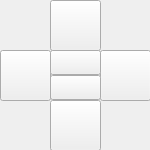
<?xml version="1.0" encoding="UTF-8"?>
<ui version="4.0">
 <class>Form</class>
 <widget class="QWidget" name="Form">
  <property name="geometry">
   <rect>
    <x>0</x>
    <y>0</y>
    <width>150</width>
    <height>150</height>
   </rect>
  </property>
  <property name="windowTitle">
   <string>C-Arm</string>
  </property>
  <widget class="QPushButton" name="tableFrontBtn">
   <property name="geometry">
    <rect>
     <x>50</x>
     <y>0</y>
     <width>51</width>
     <height>51</height>
    </rect>
   </property>
   <property name="text">
    <string/>
   </property>
   <property name="icon">
    <iconset resource="../icones.qrc">
     <normaloff>:/CC/images/c-arm/arrow_up.png</normaloff>:/CC/images/c-arm/arrow_up.png</iconset>
   </property>
   <property name="iconSize">
    <size>
     <width>50</width>
     <height>50</height>
    </size>
   </property>
  </widget>
  <widget class="QPushButton" name="tableBackBtn">
   <property name="geometry">
    <rect>
     <x>50</x>
     <y>100</y>
     <width>51</width>
     <height>51</height>
    </rect>
   </property>
   <property name="text">
    <string/>
   </property>
   <property name="icon">
    <iconset resource="../icones.qrc">
     <normaloff>:/CC/images/c-arm/arrow_down.png</normaloff>:/CC/images/c-arm/arrow_down.png</iconset>
   </property>
   <property name="iconSize">
    <size>
     <width>50</width>
     <height>50</height>
    </size>
   </property>
  </widget>
  <widget class="QPushButton" name="tableRightBtn">
   <property name="geometry">
    <rect>
     <x>100</x>
     <y>50</y>
     <width>51</width>
     <height>51</height>
    </rect>
   </property>
   <property name="sizePolicy">
    <sizepolicy hsizetype="Minimum" vsizetype="Fixed">
     <horstretch>0</horstretch>
     <verstretch>0</verstretch>
    </sizepolicy>
   </property>
   <property name="text">
    <string/>
   </property>
   <property name="icon">
    <iconset resource="../icones.qrc">
     <normaloff>:/CC/images/c-arm/arrow_right.png</normaloff>:/CC/images/c-arm/arrow_right.png</iconset>
   </property>
   <property name="iconSize">
    <size>
     <width>50</width>
     <height>50</height>
    </size>
   </property>
  </widget>
  <widget class="QPushButton" name="tableACWBtn">
   <property name="geometry">
    <rect>
     <x>50</x>
     <y>75</y>
     <width>51</width>
     <height>25</height>
    </rect>
   </property>
   <property name="text">
    <string/>
   </property>
   <property name="icon">
    <iconset resource="../icones.qrc">
     <normaloff>:/CC/images/c-arm/arrow_down.png</normaloff>:/CC/images/c-arm/arrow_down.png</iconset>
   </property>
   <property name="iconSize">
    <size>
     <width>51</width>
     <height>25</height>
    </size>
   </property>
  </widget>
  <widget class="QPushButton" name="tableLeftBtn">
   <property name="geometry">
    <rect>
     <x>0</x>
     <y>50</y>
     <width>51</width>
     <height>51</height>
    </rect>
   </property>
   <property name="text">
    <string/>
   </property>
   <property name="icon">
    <iconset resource="../icones.qrc">
     <normaloff>:/CC/images/c-arm/arrow_left.png</normaloff>:/CC/images/c-arm/arrow_left.png</iconset>
   </property>
   <property name="iconSize">
    <size>
     <width>50</width>
     <height>50</height>
    </size>
   </property>
  </widget>
  <widget class="QPushButton" name="tableCWBtn">
   <property name="geometry">
    <rect>
     <x>50</x>
     <y>50</y>
     <width>51</width>
     <height>25</height>
    </rect>
   </property>
   <property name="sizePolicy">
    <sizepolicy hsizetype="Minimum" vsizetype="Fixed">
     <horstretch>0</horstretch>
     <verstretch>0</verstretch>
    </sizepolicy>
   </property>
   <property name="autoFillBackground">
    <bool>false</bool>
   </property>
   <property name="text">
    <string/>
   </property>
   <property name="icon">
    <iconset resource="../icones.qrc">
     <normaloff>:/CC/images/c-arm/arrow_up.png</normaloff>:/CC/images/c-arm/arrow_up.png</iconset>
   </property>
   <property name="iconSize">
    <size>
     <width>51</width>
     <height>25</height>
    </size>
   </property>
   <property name="autoRepeat">
    <bool>false</bool>
   </property>
  </widget>
 </widget>
 <resources>
  <include location="../icones.qrc"/>
 </resources>
 <connections/>
</ui>
